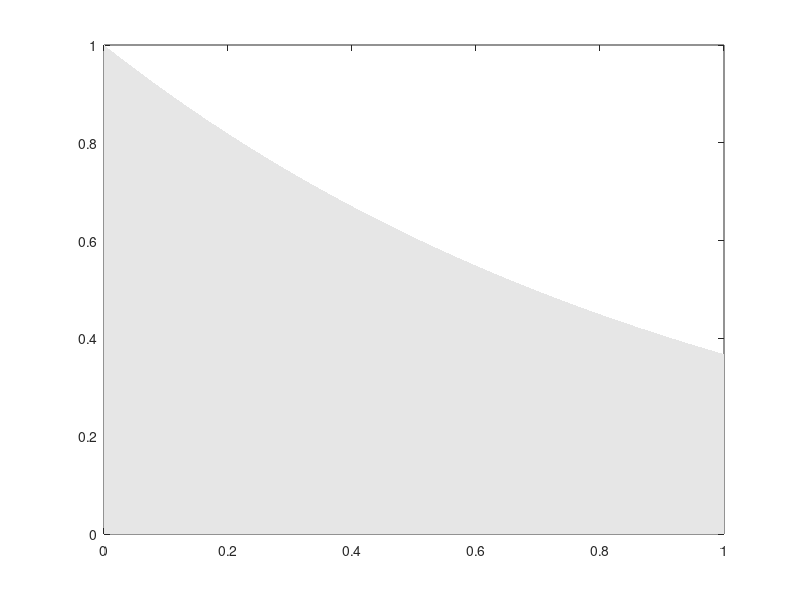

Write the MATLAB code that produced this figure. (Note: this script raises an error after producing the figure.)
t = 0:0.01:10;

%% PDF
y1 = exppdf(t,1);

y_rng = [];
i = 1;
while y1(i) >= y1((t==1))
    y_rng = [y_rng y1(i)];
    i = i+1;
end


figure
h1 = fill([0 t(1:(i-1)) 1],[0 y_rng 0],[0.9 0.9 0.9],'EdgeColor','none','DisplayName','none');
set(get(get(h1,'Annotation'),'LegendInformation'),'IconDisplayStyle','off');
hold on
plot(t,y1,'LineWidth',2)
xlabel('Arrival Time t (s)','FontSize',22)
ylabel('Probability Density p(t)','FontSize',22)
% hold on

y = exppdf(t,2);
plot(t,y,'LineWidth',2)

y = exppdf(t,4);
plot(t,y,'LineWidth',2)

lgd = legend('Mean arrival time \mu = 1 s','Mean arrival time \mu = 2 s','Mean arrival time \mu = 4 s');
lgd.FontSize = 22;

%% CDF
pd_1 = makedist('Exponential','mu',1);
pd_2 = makedist('Exponential','mu',2);
pd_3 = makedist('Exponential','mu',4);
y_1 = cdf(pd_1,t,1,1);
figure

plot(t,y_1,'LineWidth',2)
xlabel('Arrival Time t (s)','FontSize',22)
ylabel('Cumulative Frequency P(T \leq t)','FontSize',22)
hold on

y_2 = cdf(pd_2,t,2,1);
plot(t,y_2,'LineWidth',2)

y_3 = cdf(pd_3,t,4,1);
plot(t,y_3,'LineWidth',2)

lgd = legend('Mean arrival time \mu = 1 s','Mean arrival time \mu = 2 s','Mean arrival time \mu = 4 s','Location','southeast');
lgd.FontSize = 22;

h2=plot([0 1],[y_1(t==1) y_1(t==1)],'k--',1,y_1(t==1),'k*');
h3=plot([0 1],[y_2(t==1) y_2(t==1)],'k--',1,y_2(t==1),'k*');
h4=plot([0 1],[y_3(t==1) y_3(t==1)],'k--',1,y_3(t==1),'k*');
h5=plot([1 1],[0 y_1(t==1)],'k--');
set(get(get(h2(1),'Annotation'),'LegendInformation'),'IconDisplayStyle','off');
set(get(get(h2(2),'Annotation'),'LegendInformation'),'IconDisplayStyle','off');
set(get(get(h3(1),'Annotation'),'LegendInformation'),'IconDisplayStyle','off');
set(get(get(h3(2),'Annotation'),'LegendInformation'),'IconDisplayStyle','off');
set(get(get(h4(1),'Annotation'),'LegendInformation'),'IconDisplayStyle','off');
set(get(get(h4(2),'Annotation'),'LegendInformation'),'IconDisplayStyle','off');
set(get(get(h5,'Annotation'),'LegendInformation'),'IconDisplayStyle','off');
